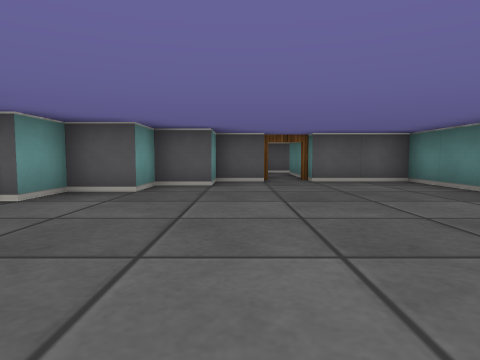
View 1 (above)

17 first-person views from a walk through a cub3D level. The camera is about half as high as the walls, tilts 4° down and sees 75° across. The floor is counted in squares. Each view is taken from the middle of a square. On the plan, view 1 faces up. The plan holds only what a view shows up to about 9 squares ahead; the rest is blank.

View 2
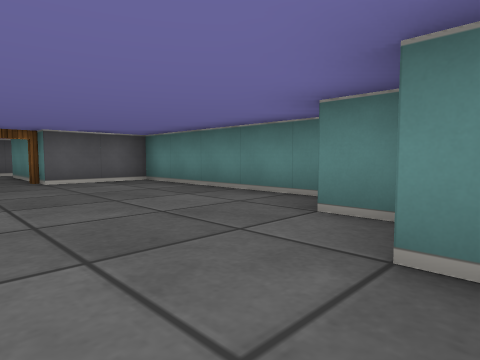

View 3
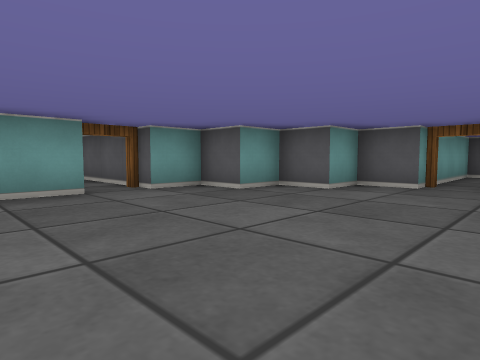

View 4
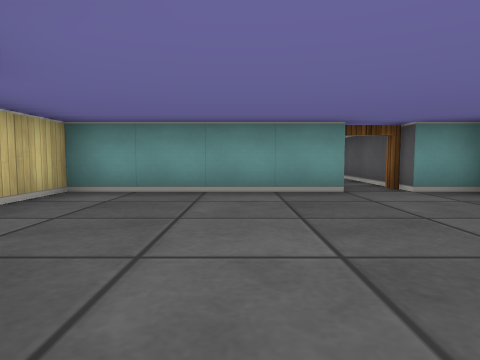

View 5
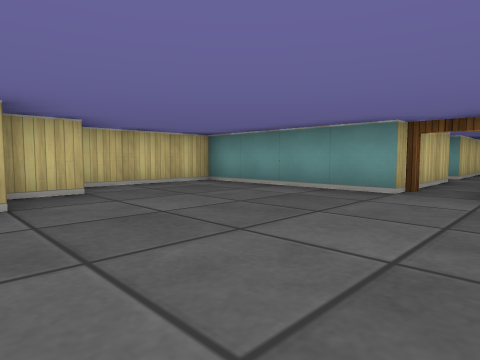

View 6
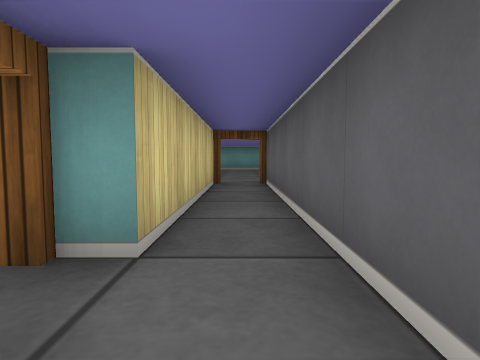

View 7
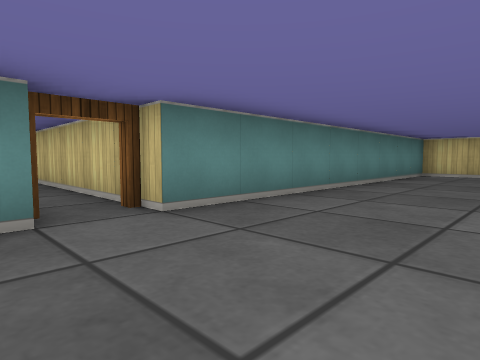

View 8
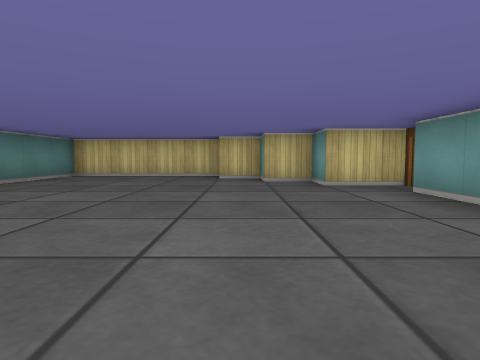

View 9
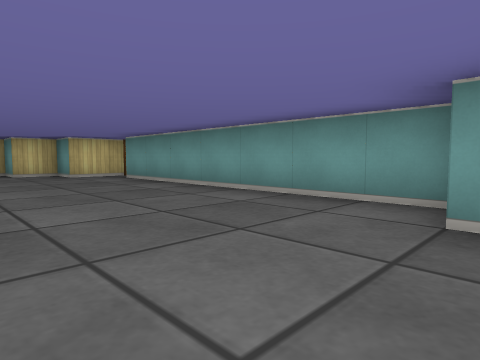

View 10
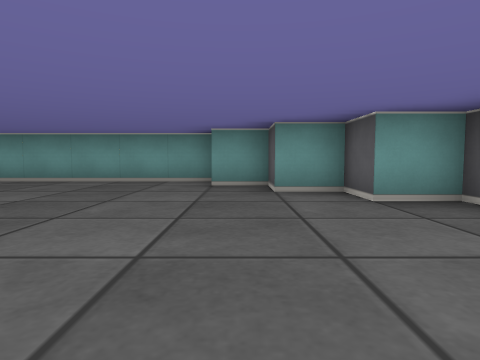

View 11
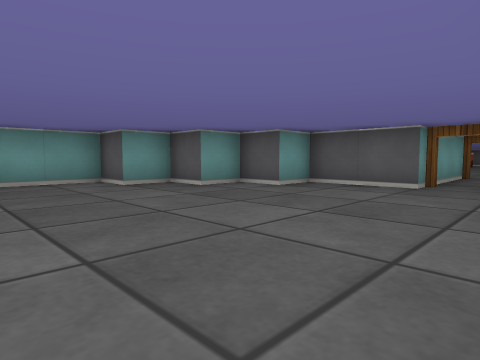

View 12
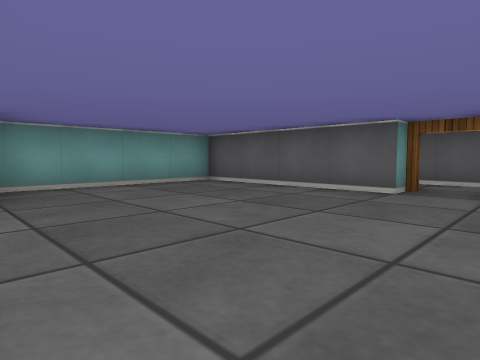

View 13
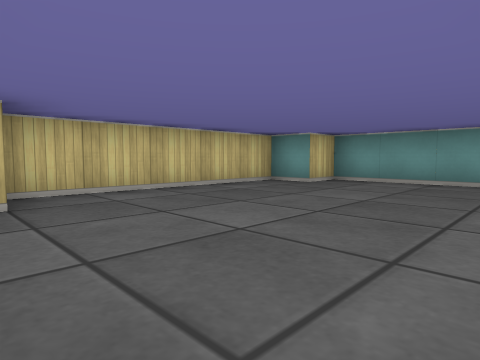

View 14
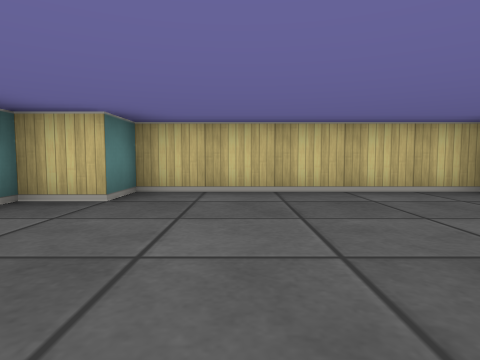

View 15
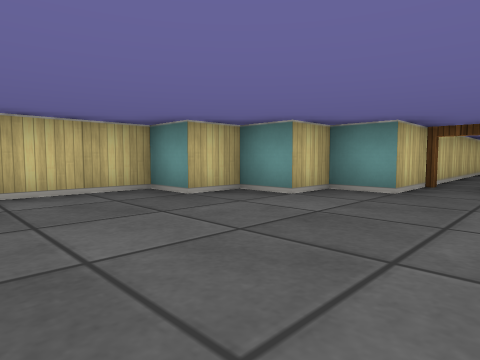

View 16
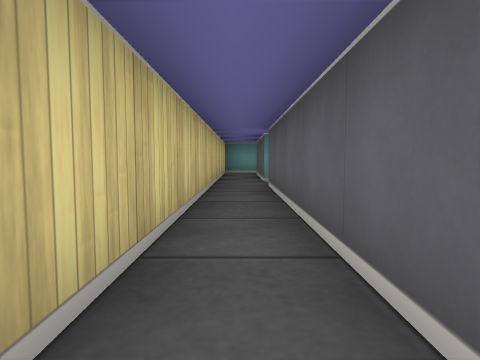

View 17
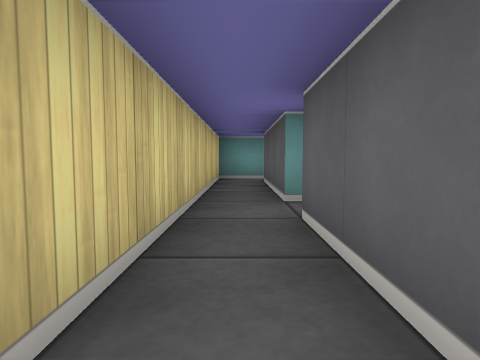

### Floor plan
Ten units are one square. View 1 is at (0, 0); x grows to the right and y downward. Boxes are objects, and circles mark ways between rooms. Rooms are numbered by the first view taken in them; rooms with no view inside come last. Other rooms are left out.
<svg viewBox="-310 -110 350 170">
<path fill="none" stroke="#000" d="M-25 -25 -25 15 2 15M25 -8 25 -15M4 5 14 5M5 -65 -5 -65 -5 -55 -15 -55 -15 -45 -25 -45 -25 -35M35 -20 35 -65 15 -65M-56 -25 -25 -25M-115 -25 -65 -25M-25 -35 -110 -35M-190 25 -175 25 -175 35 -165 35 -165 45 -155 45 -155 55 -115 55 -115 -25M-135 -85 -155 -85 -155 -75 -165 -75 -165 -65 -175 -65 -175 -55 -185 -55 -185 15M-65 -15 -105 -15 -105 25 -95 25 -95 35 -45 35 -45 25 -35 25M-265 15 -295 15M-206 15 -255 15M-305 14 -305 25 -190 25M18 -105 5 -105 5 -65M15 -65 15 -95"/>
<circle cx="-30" cy="-30" r="3" fill="#2a7"/>
<circle cx="10" cy="-70" r="3" fill="#2a7"/>
<circle cx="-110" cy="-30" r="3" fill="#2a7"/>
<circle cx="-60" cy="-20" r="3" fill="#2a7"/>
<circle cx="-190" cy="20" r="3" fill="#2a7"/>
<text x="0" y="-30">1</text>
<text x="-70" y="-30">2</text>
<text x="-150" y="-20">3</text>
<text x="-70" y="10">4</text>
<text x="-250" y="20">5</text>
<text x="10" y="-90">6</text>
</svg>
Room 1 opens to room 2. Room 1 opens to room 6. Room 2 opens to room 3. Room 2 opens to room 4. Room 3 opens to room 5.

Where each view was taken, in squares from view 1:
view 1: 0 up, 0 right, facing up
view 2: 0 up, 0 right, facing up-right
view 3: 1 up, 2 right, facing up-left
view 4: 1 up, 2 right, facing left
view 5: 4 up, 2 right, facing down-left
view 6: 3 up, 5 left, facing left
view 7: 4 up, 14 left, facing down-right
view 8: 3 up, 16 left, facing down
view 9: 6 up, 15 left, facing down-left
view 10: 6 up, 12 left, facing left
view 11: 3 up, 12 left, facing up-left
view 12: 3 down, 5 left, facing up-left
view 13: 1 up, 4 left, facing down-left
view 14: 1 up, 6 left, facing down
view 15: 1 down, 13 left, facing down-left
view 16: 2 down, 20 left, facing left
view 17: 2 down, 23 left, facing left
